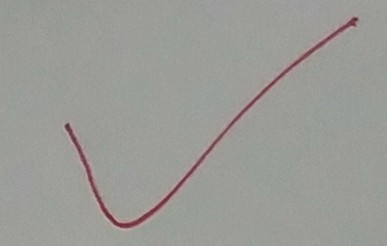
#> input picture IMG_20181213_115901~01.jpg, 387 x 246 px; its folder holds only this picture in this run
$ python colorFilter.py   (older library calls are emulated)
#> lines starting #> are read from the running program, lines starting #| are printed output that depends on the picture; after the words box and inside, x2 and y2 are one past the last pixel; in counts of white or black regions, pixels touching at a corner belong together
import cv2
import numpy as np
import sys
import os
import glob
import copy

from PIL import Image, ImageEnhance


def generate_label_image(path):
#> called with path = './IMG_20181213_115901~01.jpg'
    file_name = os.path.splitext(os.path.basename(path))[0]

    # 读取图片
    image = cv2.imread(path, flags=cv2.IMREAD_COLOR)
#> image is the input picture: shape (246, 387, 3); mean B, G, R 150.5, 155.1, 155.1
    enhance_image = deal_with_image(image)
#> in threshold_image, `thresh_gray = cv2.adaptiveThreshold(warped_gray, 255, cv2.ADAPTIVE_THR..`:
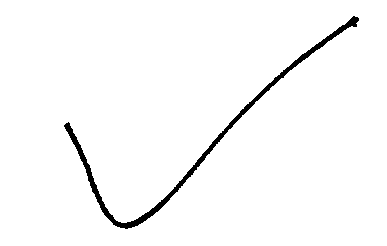
#> thresh_gray: shape (246, 387); 97.7% white; 1 black region, box (x1, y1, x2, y2) and area: (64, 16, 359, 229) 2171
#> in deal_with_image, `res_img[:, :, 1] = np.where(thresh_gray == 0, orign[:, :, 1], 255)`:
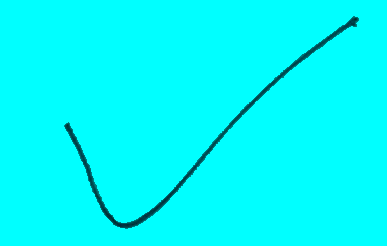
#> res_img: shape (246, 387, 3); mean B, G, R 251.3, 251.2, 0
    # img_BGRA = cv2.cvtColor(image, cv2.COLOR_RGB2RGBA)
    # 图片如果太大，缩小四倍
    # image = cv2.resize(image, None, fx=0.5, fy=0.5, interpolation=cv2.INTER_LINEAR)
    # cv2.imshow("original", image)

    # 过滤其他颜色，只留下红色 该图用于寻找轮廓坐标
    # 模糊去除噪点
    blur_image = cv2.blur(image, (8, 8))
    # kernel = np.ones((5, 5), np.uint8)
    # image = cv2.GaussianBlur(image, (5, 3), 1)
    # bright_image = np.uint8(np.clip((1.5 * image + 10), 0, 255))
    for_mask_image = get_red_color(image, False)

    # 该图进行膨胀,为了得到框选对错号主体

    for_box_image = get_red_color(blur_image, True)

    # 根据box 裁剪出红笔痕迹图片
    boxing_image = generateRedBoxes(file_name, for_mask_image, for_box_image)

    # 二值化 得到比较干净的红笔痕迹
    # _, threshold_image = cv2.threshold(filter_image, 0, 255, cv2.THRESH_BINARY)

    label_path = "{0}{1}_label.png".format('./redpen/', file_name)
    image_data = np.vstack([image, for_mask_image, boxing_image])
    save_image(label_path, image_data)


def save_image(path, image):
    cv2.imwrite(path, image)


# [24 lines left out: functions show_image, get_alpha_image, not called in this run]


def nothing(x):
    pass


def get_red_color(img, dilate=False):
    """
    通过剥离图片为：筛选出只含目标颜色的图片
    :param img:图片
    :param lower:最小颜色值域 HSV值
    :param upper: 最大颜色值域 HSV值
    :return: 过滤后的图片
    """
#> called with dilate = False
    try:
        # im_gray = cv2.cvtColor(img, cv2.IMREAD_GRAYSCALE)

        hsv = cv2.cvtColor(img, cv2.COLOR_BGR2HSV)
#> hsv: shape (246, 387, 3); mean H, S, V 43, 10.7, 156.8
        # 红色的hsv值：0-10，146-180
        # lower mask (0-10)
        lower_red = np.array([0, 43, 46])
        upper_red = np.array([10, 255, 255])
        mask0 = cv2.inRange(hsv, lower_red, upper_red)
#> mask0: shape (246, 387); 0.02% white in thin lines or dots, all inside (x1, y1, x2, y2) = (65, 26, 356, 229)

        # upper mask (170-180)
        lower_red = np.array([146, 43, 46])
        upper_red = np.array([180, 255, 255])
        mask1 = cv2.inRange(hsv, lower_red, upper_red)
#> mask1: shape (246, 387); 2.5% white; 1 white region, box (x1, y1, x2, y2) and area: (65, 17, 358, 229) 2425

        mask = mask0 + mask1
#> mask: shape (246, 387); 2.6% white; 1 white region, box (x1, y1, x2, y2) and area: (65, 17, 358, 229) 2444
        if (dilate):
            kernel = np.ones((150, 150), np.uint8)
            mask = cv2.dilate(mask, kernel)

        output_img = cv2.bitwise_and(img, img, mask=mask)
#> call 2 of get_red_color, with dilate = True
#> in get_red_color (call 2), `hsv = cv2.cvtColor(img, cv2.COLOR_BGR2HSV)`: hsv: shape (246, 387, 3); mean H, S, V 43.2, 10.3, 156.7
#> in get_red_color (call 2), `mask0 = cv2.inRange(hsv, lower_red, upper_red)`: mask0: shape (246, 387); 0.07% white in thin lines or dots, all inside (x1, y1, x2, y2) = (93, 54, 308, 230)
#> in get_red_color (call 2), `mask1 = cv2.inRange(hsv, lower_red, upper_red)`:
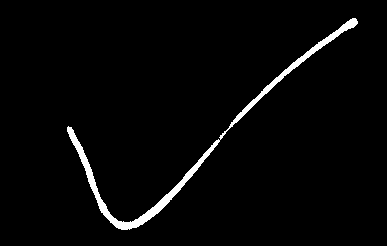
#> mask1: shape (246, 387); 2.6% white; 1 white region, box (x1, y1, x2, y2) and area: (67, 18, 358, 230) 2485
#> in get_red_color (call 2), `mask = mask0 + mask1`: mask: shape (246, 387); 2.7% white; 1 white region, box (x1, y1, x2, y2) and area: (67, 18, 358, 230) 2550
#> in get_red_color (call 2), `mask = cv2.dilate(mask, kernel)`: mask: shape (246, 387); 82.3% white; 3 black regions, box (x1, y1, x2, y2) and area: (0, 0, 206, 59) 9355, (272, 130, 387, 246) 7338, (0, 221, 11, 246) 155
        return output_img

    except  Exception as e:
        print("分离图片颜色失败 %s", e)


def generateRedBoxes(file_name, for_mask_image, for_box_image):
#> called with file_name = 'IMG_20181213_115901~01'
    mask_image = for_mask_image.copy()
    # [8 lines of commented-out code are left out]

    box_image = for_box_image.copy()
    # box_gray = cv2.cvtColor(box_image, cv2.COLOR_BGR2GRAY)
    box_gray = threshold_image(box_image)
#> in threshold_image (call 2), `thresh_gray = cv2.adaptiveThreshold(warped_gray, 255, cv2.ADAPTIVE_THR..`:
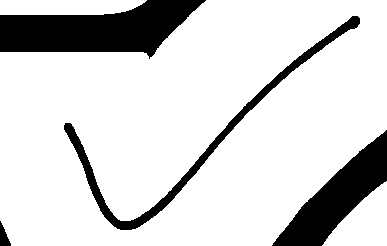
#> thresh_gray: shape (246, 387); 83.3% white; 4 black regions
    ret, box_binary = cv2.threshold(box_gray, 0, 255, cv2.THRESH_BINARY)
    box_image, box_contours, hierarchy = cv2.findContours(box_binary, cv2.RETR_TREE,
                                                          cv2.CHAIN_APPROX_SIMPLE)
#> box_contours = 4 contours; box (x1, y1, x2, y2) and area: (0, 0, 387, 246) 77800, (63, 15, 361, 231) 3750, (322, 181, 387, 246) 2282, (0, 0, 147, 15) 1844
    for index, contour in enumerate(box_contours):
        contour_path = './label/'
        contour_path = "{0}{1}_box_{2}.jpg".format(contour_path, 'right_02', index)
        # [7 lines of commented-out code are left out]

        x, y, w, h = cv2.boundingRect(contour)
        img_region = mask_image[y:y + h, x:x + w]
        save_image(contour_path, img_region)
        cv2.rectangle(for_box_image, (x, y), (x + w, y + h), (255, 0, 0), 8)
#> this loop made 4 passes
#> (contour_path, x, y, w, h) on passes 1 to 4: ('./label/right_02_box_0.jpg', 322, 181, 65, 65), ('./label/right_02_box_1.jpg', 0, 0, 387, 246), ('./label/right_02_box_2.jpg', 63, 15, 298, 216), ('./label/right_02_box_3.jpg', 0, 0, 147, 15)
#> pass 3, in generateRedBoxes, `img_region = mask_image[y:y + h, x:x + w]`:
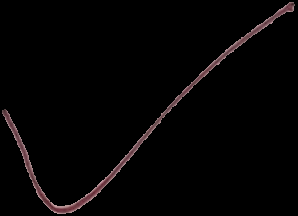
#> img_region: shape (216, 298, 3); mean B, G, R 3.8, 3.6, 5
#> after the loop:
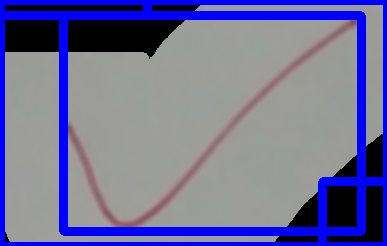
#> for_box_image: shape (246, 387, 3); mean B, G, R 152, 111.5, 111.8

    # [15 lines of commented-out code are left out]
    return for_box_image
    cv2.destroyAllWindows()


def threshold_image(image):
    c = 185
    d = 15
    warped_gray = cv2.cvtColor(image, cv2.COLOR_RGB2GRAY)
    # # 双边滤波，去除iphone杂质，第一个参数不易多大，否则加大运算量
    thresh_gray = cv2.adaptiveThreshold(warped_gray, 255, cv2.ADAPTIVE_THRESH_GAUSSIAN_C,
                                        cv2.THRESH_BINARY,
                                        c, d)
    return thresh_gray


def deal_with_image(orign):
    thresh_gray = threshold_image(orign)
    # 创建空图像，并让每个颜色通道的二值化后的黑色部分用原图颜色替代（目的是让内容保持原来的颜色）
    res_img = np.zeros(orign.shape, np.uint8)
    res_img[:, :, 0] = np.where(thresh_gray == 0, orign[:, :, 0], 255)
    res_img[:, :, 1] = np.where(thresh_gray == 0, orign[:, :, 1], 255)
    res_img[:, :, 2] = np.where(thresh_gray == 0, orign[:, :, 2], 255)
    # # 进行图像对比度增强
    res_img = img_enhance(res_img)
    return res_img


def img_enhance(img):
    # 进行图像对比度增强
    image = Image.fromarray(img)
    enh_con = ImageEnhance.Contrast(image)
    image = enh_con.enhance(1.5)  # 参数越大，对比度越大
    enh_col = ImageEnhance.Color(image)
    image = enh_col.enhance(1.5)

    return np.asarray(image)


# [18 lines left out: function crop_minAreaRect, not called in this run]


if __name__ == '__main__':
    img_dir_path = './'
    img_list = glob.glob(os.path.join(img_dir_path, '*.jp*'))
    print('处理图片数量:{}'.format(len(img_list)))
    for image_path in img_list:
        generate_label_image(image_path)
#> in generate_label_image, `image_data = np.vstack([image, for_mask_image, boxing_image])`:
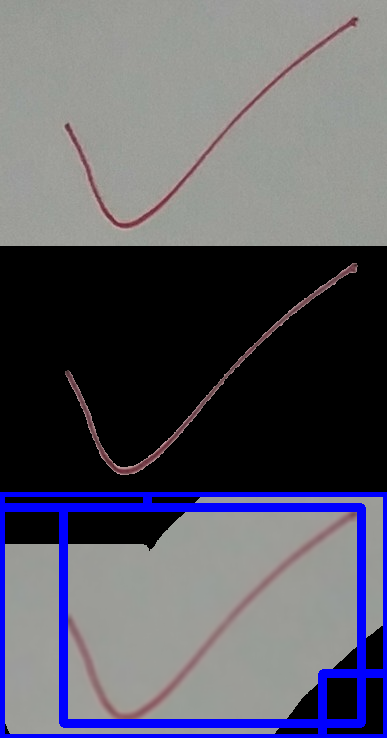
#> image_data: shape (738, 387, 3); mean B, G, R 101.7, 89.7, 90.1
